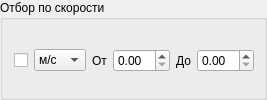
           <widget class="QGroupBox" name="groupBox_13">
            <property name="sizePolicy">
             <sizepolicy hsizetype="Preferred" vsizetype="Preferred">
              <horstretch>0</horstretch>
              <verstretch>0</verstretch>
             </sizepolicy>
            </property>
            <property name="title">
             <string>Отбор по скорости</string>
            </property>
            <layout class="QGridLayout" name="gridLayout_19">
             <property name="topMargin">
              <number>5</number>
             </property>
             <property name="rightMargin">
              <number>10</number>
             </property>
             <property name="bottomMargin">
              <number>0</number>
             </property>
             <property name="verticalSpacing">
              <number>0</number>
             </property>
             <item row="0" column="5">
              <widget class="QDoubleSpinBox" name="doubleSpinBox_8"/>
             </item>
             <item row="0" column="1">
              <widget class="QComboBox" name="comboBox_4">
               <item>
                <property name="text">
                 <string>м/с</string>
                </property>
               </item>
               <item>
                <property name="text">
                 <string>км/ч</string>
                </property>
               </item>
              </widget>
             </item>
             <item row="0" column="0">
              <widget class="QCheckBox" name="checkBox_3">
               <property name="sizePolicy">
                <sizepolicy hsizetype="Maximum" vsizetype="Fixed">
                 <horstretch>0</horstretch>
                 <verstretch>0</verstretch>
                </sizepolicy>
               </property>
               <property name="text">
                <string/>
               </property>
              </widget>
             </item>
             <item row="0" column="3">
              <widget class="QDoubleSpinBox" name="doubleSpinBox_7"/>
             </item>
             <item row="0" column="2">
              <widget class="QLabel" name="label_9">
               <property name="sizePolicy">
                <sizepolicy hsizetype="Maximum" vsizetype="Preferred">
                 <horstretch>0</horstretch>
                 <verstretch>0</verstretch>
                </sizepolicy>
               </property>
               <property name="text">
                <string>От</string>
               </property>
              </widget>
             </item>
             <item row="0" column="4">
              <widget class="QLabel" name="label_10">
               <property name="sizePolicy">
                <sizepolicy hsizetype="Maximum" vsizetype="Preferred">
                 <horstretch>0</horstretch>
                 <verstretch>0</verstretch>
                </sizepolicy>
               </property>
               <property name="text">
                <string>До</string>
               </property>
              </widget>
             </item>
            </layout>
           </widget>
